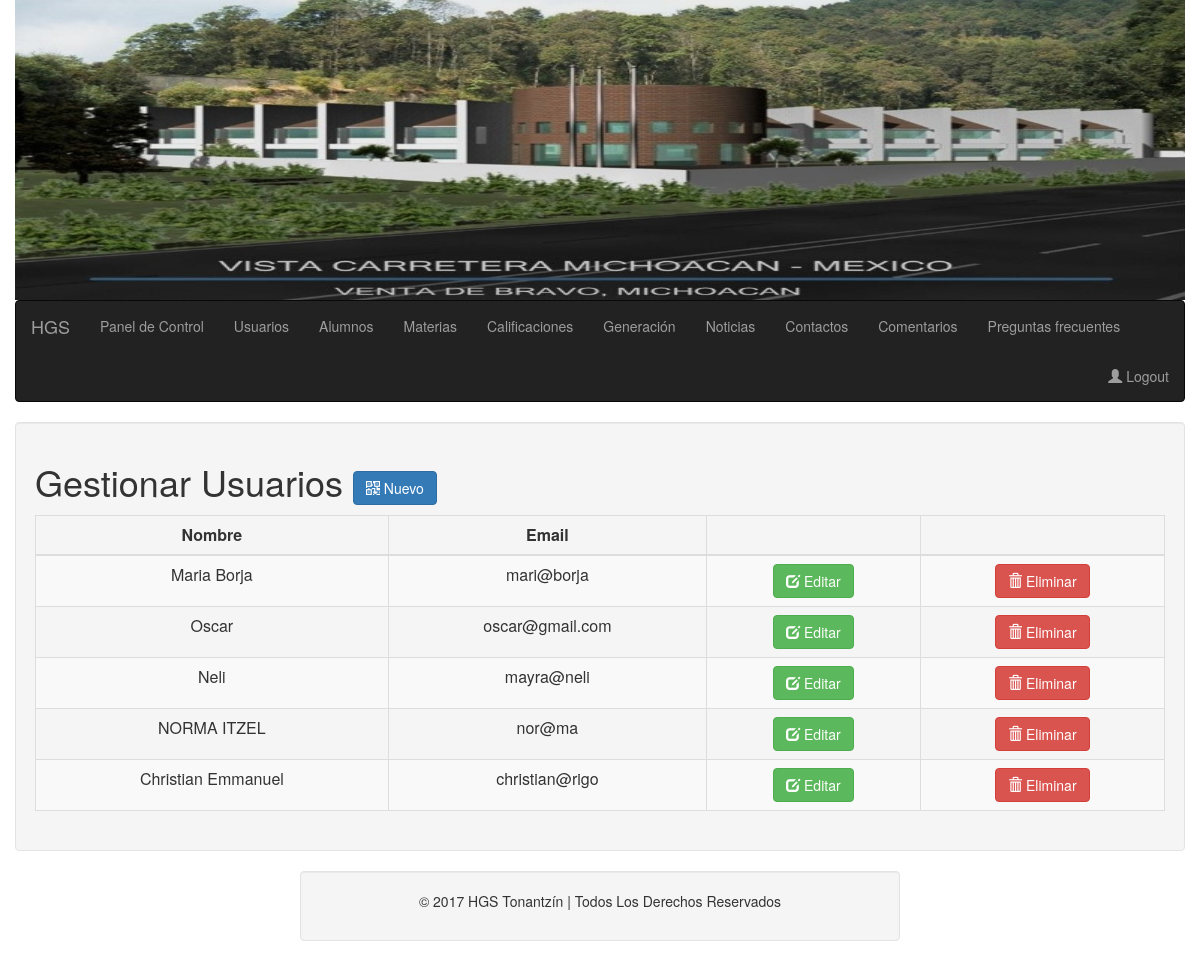
The page /admin/usuario/index.php (signed in) on the database its author committed.
### tables this page shows
CREATE TABLE `usuarios` (
  `idUsuario` int(11) NOT NULL,
  `nombre` varchar(200) NOT NULL,
  `email` varchar(200) NOT NULL,
  `password` varchar(150) NOT NULL,
  `estatus` tinyint(4) NOT NULL,
  `privilegios` tinyint(4) NOT NULL
);

### admin/class/Usuario.php (called while the page is built, shortened)
<?php
class Usuario{
	public static function recuperarTodos(){
		$conexion = new Conexion();
		$consulta = $conexion->prepare('SELECT * FROM ' . self::TABLA .' WHERE idUsuario !=1');
		$consulta-> execute();
		$registros = $consulta-> fetchAll();
		return $registros;
	}
}

### admin/usuario/index.php (the view, shortened to what this page needs)
<?php
include_once '../template/header.php';
require_once '../class/Usuario.php';
$usuario = Usuario::recuperarTodos();
?>
	<div class="container well">
		<div class="table-responsive">
			<h1> Gestionar Usuarios
				<a href="guardar.php">
				<button type="button" class="btn btn-primary">
				<span class="glyphicon glyphicon-qrcode" ></span>
				Nuevo
				</button>
				</a>
			</h1>
			<?php if (count($usuario) > 0 ): ?>
			<table class="table table-bordered table-striped table-hover">
				<thead>
				<tr>
					<th class="centrarTexto"> Nombre </th>
					<th class="centrarTexto"> Email </th>
					<th> </th>
					<th> </th>
				</tr>
			</thead>
			<tbody>
				<?php foreach($usuario as $registro): ?>
					<tr>
						<td class="centrarTexto"> <?php echo $registro['nombre']; ?> </td>
						<td class="centrarTexto"> <?php echo $registro['email']; ?> </td>
						<td class="centrarTexto">
							<a href="guardar.php?idUsuario= <?php echo $registro['idUsuario']; ?>">
							<button type="button" class="btn btn-success">
							<span class="glyphicon glyphicon-edit" ></span>
							Editar
							</button>
							</a>
						</td>
						<td class="centrarTexto">
							<a href="eliminar.php?idUsuario= <?php echo $registro['idUsuario']; ?>" onclick=" return confirm('¿Estas seguro de eliminarlo?')">
							<button type="button" class="btn btn-danger">
							<span class="glyphicon glyphicon-trash" ></span>
							Eliminar
							</button>
							</a>
						</td>
					</tr>
				<?php endforeach; ?>
			</tbody>
		</table>
		<?php else: ?>
		<p> No hay usuarios registrados </p>
		<?php endif; ?>
	</div>
</div>
<?php
include_once '../template/footer.php';
?>

### admin/template/css/style.css (style rules this page uses)
body { background: url(../../images/Android.jpg); background-repeat: no-repeat; background-size: cover; background-attachment: fixed; }
.centrarTexto { text-align: center; }

### rows shown on the page
usuarios: nombre "Maria Borja", email "mari@borja"
usuarios: nombre "Oscar", email "oscar@gmail.com"
usuarios: nombre "Neli", email "mayra@neli"
usuarios: nombre "NORMA ITZEL", email "nor@ma"
usuarios: nombre "Christian Emmanuel", email "christian@rigo"
